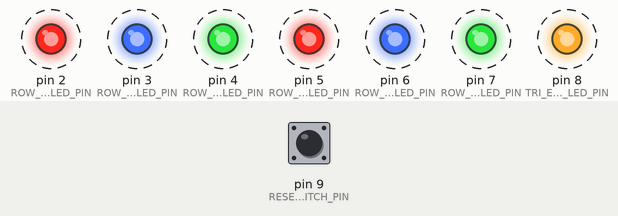
This sketch was run on a simulated Arduino Nano, built with avr-gcc and run on an emulated ATmega328P. Parts: output pins drawn as LEDs (lit = HIGH). Dashed ring = blinking. The inputs (shaded band) are chosen by the test bench; at power-on: pin 9 (RESET_SWITCH_PIN) LOW.

Above: at 3.7 s.
3.8 s: pin 9 (RESET_SWITCH_PIN) pulled HIGH for 3.2 s
At 6.4 s:
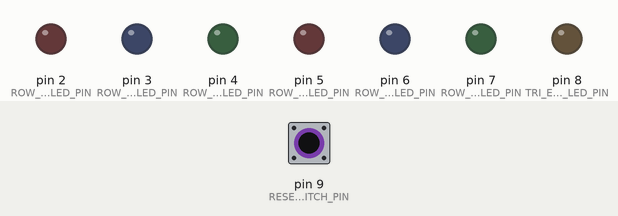
At 11.0 s:
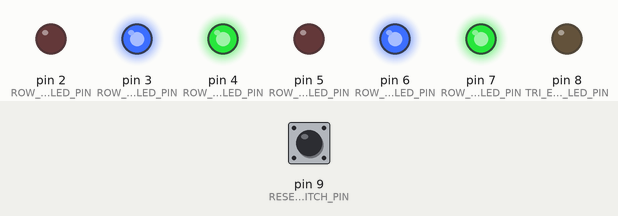
Timing chart, 0 to 12.5 s (numbered marks = the images above; inputs shaded):
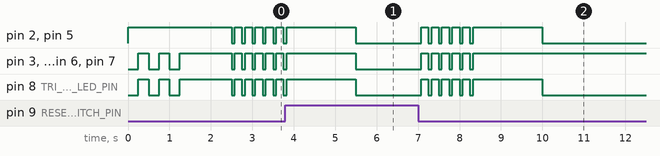

The sketch:

Pip.ino
```cpp
//
//  PIP firmware for Arduino Nano v 3.0.
//  Created by Diego J. Arévalo.
//  https://github.com/therebelagent/PIP-Droid
//  2024 v 1.0.
//

#include "PIPSetup.h"
#include "PIP.h"

IPIPSetup *pipSetup;
PIP *pip;

void setup()
{
    pipSetup = new PIPSetup();
    pip = new PIP(*pipSetup);
}

void loop()
{
    pip->update();
}
```

ILED.h
```cpp
//
//  PIP firmware for Arduino Nano v 3.0.
//  Created by Diego J. Arévalo.
//  https://github.com/therebelagent/PIP-Droid
//  2024 v 1.0.
//

#ifndef ILED_h
#define ILED_h

#include <Arduino.h>

class ILED
{
public:
    ILED(uint8_t pin) : _pin(pin) {}
    virtual void turnOn() = 0;
    virtual void turnOff() = 0;
    virtual void write(int level) = 0;

protected:
    const uint8_t _pin;
};

#endif
```

IPIPRGBLEDSetup.h
```cpp
//
//  PIP firmware for Arduino Nano v 3.0.
//  Created by Diego J. Arévalo.
//  https://github.com/therebelagent/PIP-Droid
//  2024 v 1.0.
//

#ifndef IPIPRGBLEDSetup_h
#define IPIPRGBLEDSetup_h

#include <Arduino.h>

class IPIPRGBLEDSetup
{
public:
    IPIPRGBLEDSetup() {};
    virtual uint8_t getRedRGBLEDPin() = 0;
    virtual uint8_t getBlueRGBLEDPin() = 0;
    virtual uint8_t getGreenRGBLEDPin() = 0;
    virtual bool getRGBLEDCommonCathode() = 0;
};

#endif
```

IPIPSetup.h
```cpp
//
//  PIP firmware for Arduino Nano v 3.0.
//  Created by Diego J. Arévalo.
//  https://github.com/therebelagent/PIP-Droid
//  2024 v 1.0.
//

#ifndef IPIPSetup_h
#define IPIPSetup_h

#include <Arduino.h>
#include "PIPRGBLEDSetup.h"

class IPIPSetup
{
public:
    IPIPSetup() {};
    virtual PIPRGBLEDSetup getRowAPIPRGBLEDSetup() = 0;
    virtual PIPRGBLEDSetup getRowBPIPRGBLEDSetup() = 0;
    virtual uint8_t geTriEyeLEDPin() = 0;
    virtual uint8_t getResetSwitchPin() = 0;
};

#endif
```

IRGBLED.h
```cpp
//
//  PIP firmware for Arduino Nano v 3.0.
//  Created by Diego J. Arévalo.
//  https://github.com/therebelagent/PIP-Droid
//  2024 v 1.0.
//

#ifndef IRGBLED_h
#define IRGBLED_h

class IRGBLED
{
public:
    IRGBLED(uint8_t redPin, uint8_t greenPin, uint8_t bluePin, bool commonCathode){};
    virtual void redTurnOn() = 0;
    virtual void redTurnOff() = 0;
    virtual void greenTurnOn() = 0;
    virtual void greenTurnOff() = 0;
    virtual void blueTurnOn() = 0;
    virtual void blueTurnOff() = 0;
    virtual void turnOff() = 0;
};

#endif
```

LED.cpp
```cpp
//
//  PIP firmware for Arduino Nano v 3.0.
//  Created by Diego J. Arévalo.
//  https://github.com/therebelagent/PIP-Droid
//  2024 v 1.0.
//

#include "LED.h"

LED::LED(uint8_t pin) : ILED(pin)
{
    pinMode(_pin, OUTPUT);
}

void LED::turnOn() { digitalWrite(_pin, HIGH); }

void LED::turnOff() { digitalWrite(_pin, LOW); }

void LED::write(int level) { digitalWrite(_pin, level); }
```

LED.h
```cpp
//
//  PIP firmware for Arduino Nano v 3.0.
//  Created by Diego J. Arévalo.
//  https://github.com/therebelagent/PIP-Droid
//  2024 v 1.0.
//

#ifndef LED_h
#define LED_h

#include "ILED.h"

class LED : public ILED
{
public:
    LED(uint8_t pin);
    void turnOn();
    void turnOff();
    void write(int level);
};

#endif
```

PIP.cpp
```cpp
//
//  PIP firmware for Arduino Nano v 3.0.
//  Created by Diego J. Arévalo.
//  https://github.com/therebelagent/PIP-Droid
//  2024 v 1.0.
//

#include "PIP.h"

PIP::PIP(IPIPSetup &pipSetup)
{
    _PIPSetup = &pipSetup;
    _PIPEyeController = new PIPEyeController(*_PIPSetup);
    pinMode(_PIPSetup->getResetSwitchPin(), INPUT);
    runDiagnostic();
}

void PIP::runDiagnostic()
{
    _PIPEyeController->setOperationalMode(OperationalMode::Diagnostic);
    for (int counter = 1; counter <= 3; counter++)
    {
        _PIPEyeController->blink(250);
    }
    delay(1000);
}

void PIP::run()
{
    if (_PIPEyeController->getOperationalMode() != OperationalMode::Normal)
    {
        _PIPEyeController->setOperationalMode(OperationalMode::Normal);
        _PIPEyeController->turnOn();
    }
}

void PIP::factoryReset()
{
    if (_PIPEyeController->getOperationalMode() != OperationalMode::FactoryReset)
    {
        _PIPEyeController->setOperationalMode(OperationalMode::Normal);
        for (int counter = 1; counter <= 6; counter++)
        {
            _PIPEyeController->blink(75);
            delay(100);
        }
        delay(1500);
        _PIPEyeController->setOperationalMode(OperationalMode::FactoryReset);
        _PIPEyeController->turnOn();
    }
}

void PIP::update()
{
    int value = digitalRead(_PIPSetup->getResetSwitchPin());
    if (value == LOW)
    {
        factoryReset();
    }
    else
    {
        run();
    }
}
```

PIP.h
```cpp
//
//  PIP firmware for Arduino Nano v 3.0.
//  Created by Diego J. Arévalo.
//  https://github.com/therebelagent/PIP-Droid
//  2024 v 1.0.
//

#ifndef PIP_h
#define PIP_h

#include "PIPSetup.h"
#include "PIPEyeController.h"

class PIP
{
public:
    PIP(IPIPSetup &PIPSetup);
    void runDiagnostic();
    void run();
    void factoryReset();
    void update();

protected:
    IPIPSetup *_PIPSetup;
    PIPEyeController *_PIPEyeController;
};

#endif
```

PIPEyeController.cpp
```cpp
//
//  PIP firmware for Arduino Nano v 3.0.
//  Created by Diego J. Arévalo.
//  https://github.com/therebelagent/PIP-Droid
//  2024 v 1.0.
//

#include "PIPEyeController.h"

PIPEyeController::PIPEyeController(IPIPSetup &pipSetup)
{
    _rowAPIPRGBLED = new PIPRGBLED(pipSetup.getRowAPIPRGBLEDSetup().getRedRGBLEDPin(), pipSetup.getRowAPIPRGBLEDSetup().getBlueRGBLEDPin(), pipSetup.getRowAPIPRGBLEDSetup().getGreenRGBLEDPin(), pipSetup.getRowAPIPRGBLEDSetup().getRGBLEDCommonCathode());
    _rowBPIPRGBLED = new PIPRGBLED(pipSetup.getRowBPIPRGBLEDSetup().getRedRGBLEDPin(), pipSetup.getRowBPIPRGBLEDSetup().getBlueRGBLEDPin(), pipSetup.getRowBPIPRGBLEDSetup().getGreenRGBLEDPin(), pipSetup.getRowBPIPRGBLEDSetup().getRGBLEDCommonCathode());
    _triEyeLED = new LED(pipSetup.geTriEyeLEDPin());
}

void PIPEyeController::setOperationalMode(OperationalMode operationalMode) { _operationalMode = operationalMode; }

OperationalMode PIPEyeController::getOperationalMode() { return _operationalMode; }

void PIPEyeController::turnOn()
{
    _triEyeLED->turnOff();
    switch (_operationalMode)
    {
    case OperationalMode::Diagnostic:
        _rowAPIPRGBLED->cyanTurnOn();
        _rowBPIPRGBLED->cyanTurnOn();
        break;
    case OperationalMode::Normal:
        _rowAPIPRGBLED->whiteTurnOn();
        _rowBPIPRGBLED->whiteTurnOn();
        break;
    case OperationalMode::FactoryReset:
        _rowAPIPRGBLED->redTurnOn();
        _rowBPIPRGBLED->redTurnOn();
        break;
    }
}

void PIPEyeController::turnOff()
{
    _rowAPIPRGBLED->turnOff();
    _rowBPIPRGBLED->turnOff();
    _triEyeLED->turnOn();
}

void PIPEyeController::blink(int delayTime)
{
    turnOn();
    delay(delayTime);
    turnOff();
    delay(delayTime);
}
```

PIPEyeController.h
```cpp
//
//  PIP firmware for Arduino Nano v 3.0.
//  Created by Diego J. Arévalo.
//  https://github.com/therebelagent/PIP-Droid
//  2024 v 1.0.
//

#ifndef PIPEyeController_h
#define PIPEyeController_h

#include "PIPSetup.h"
#include "PIPRGBLED.h"

enum class OperationalMode
{
    Diagnostic = 0,
    Normal = 2,
    FactoryReset = 4,
};

class PIPEyeController
{
public:
    PIPEyeController(IPIPSetup &pipSetup);
    void setOperationalMode(OperationalMode operationalMode);
    OperationalMode getOperationalMode();
    void turnOn();
    void turnOff();
    void blink(int delayTime);

protected:
    OperationalMode _operationalMode;
    PIPRGBLED *_rowAPIPRGBLED;
    PIPRGBLED *_rowBPIPRGBLED;
    LED *_triEyeLED;
};

#endif
```

PIPRGBLED.cpp
```cpp
//
//  PIP firmware for Arduino Nano v 3.0.
//  Created by Diego J. Arévalo.
//  https://github.com/therebelagent/PIP-Droid
//  2024 v 1.0.
//

#include <Arduino.h>
#include "PIPRGBLED.h"

PIPRGBLED::PIPRGBLED(uint8_t redPin, uint8_t greenPin, uint8_t bluePin, bool commonCathode) : RGBLED(redPin, greenPin, bluePin, commonCathode) {}

void PIPRGBLED::cyanTurnOn()
{
    RGBLED::blueTurnOn();
    RGBLED::greenTurnOn();
    RGBLED::redTurnOff();
}

void PIPRGBLED::whiteTurnOn()
{
    RGBLED::blueTurnOn();
    RGBLED::greenTurnOn();
    RGBLED::redTurnOn();
}

void PIPRGBLED::redTurnOn()
{
    RGBLED::redTurnOn();
    RGBLED::blueTurnOff();
    RGBLED::greenTurnOff();
}
```

PIPRGBLED.h
```cpp
//
//  PIP firmware for Arduino Nano v 3.0.
//  Created by Diego J. Arévalo.
//  https://github.com/therebelagent/PIP-Droid
//  2024 v 1.0.
//

#ifndef PIPRGBLED_h
#define PIPRGBLED_h

#include "RGBLED.h"
#include "LED.h"

class PIPRGBLED : public RGBLED
{
public:
    PIPRGBLED(uint8_t redPin, uint8_t greenPin, uint8_t bluePin, bool commonCathode);
    void cyanTurnOn();
    void whiteTurnOn();
    void redTurnOn();
};

#endif
```

PIPRGBLEDSetup.cpp
```cpp
//
//  PIP firmware for Arduino Nano v 3.0.
//  Created by Diego J. Arévalo.
//  https://github.com/therebelagent/PIP-Droid
//  2024 v 1.0.
//

#include "PIPRGBLEDSetup.h"

PIPRGBLEDSetup::PIPRGBLEDSetup(uint8_t redRGBLEDPin, uint8_t blueRGBLEDPin, uint8_t greenRGBLEDPin, bool rgbLEDCommonCathode)
{
    _redRGBLEDPin = redRGBLEDPin;
    _blueRGBLEDPin = blueRGBLEDPin;
    _greenRGBLEDPin = greenRGBLEDPin;
    _rgbLEDCommonCathode = rgbLEDCommonCathode;
}

uint8_t PIPRGBLEDSetup::getRedRGBLEDPin() { return _redRGBLEDPin; }

uint8_t PIPRGBLEDSetup::getBlueRGBLEDPin() { return _blueRGBLEDPin; }

uint8_t PIPRGBLEDSetup::getGreenRGBLEDPin() { return _greenRGBLEDPin; }

bool PIPRGBLEDSetup::getRGBLEDCommonCathode() { return _rgbLEDCommonCathode; }
```

PIPRGBLEDSetup.h
```cpp
//
//  PIP firmware for Arduino Nano v 3.0.
//  Created by Diego J. Arévalo.
//  https://github.com/therebelagent/PIP-Droid
//  2024 v 1.0.
//

#ifndef PIPRGBLEDSetup_h
#define PIPRGBLEDSetup_h

#include <Arduino.h>
#include "IPIPRGBLEDSetup.h"

class PIPRGBLEDSetup : public IPIPRGBLEDSetup
{
public:
    PIPRGBLEDSetup(uint8_t redRGBLEDPin, uint8_t blueRGBLEDPin, uint8_t greenRGBLEDPin, bool rgbLEDCommonCathode);
    uint8_t getRedRGBLEDPin();
    uint8_t getBlueRGBLEDPin();
    uint8_t getGreenRGBLEDPin();
    bool getRGBLEDCommonCathode();

protected:
    uint8_t _redRGBLEDPin;
    uint8_t _blueRGBLEDPin;
    uint8_t _greenRGBLEDPin;
    bool _rgbLEDCommonCathode;
};
#endif
```

PIPSetup.cpp
```cpp
//
//  PIP firmware for Arduino Nano v 3.0.
//  Created by Diego J. Arévalo.
//  https://github.com/therebelagent/PIP-Droid
//  2024 v 1.0.
//

#include "PIPSetup.h"

PIPSetup::PIPSetup()
{
    _rowAPIPRGBLEDSetup = new PIPRGBLEDSetup(ROW_A_RED_RGBLED_PIN, ROW_A_BLUE_RGBLED_PIN, ROW_A_GREEN_RGBLED_PIN, ROW_A_COMMON_CATHODE);
    _rowBPIPRGBLEDSetup = new PIPRGBLEDSetup(ROW_B_RED_RGBLED_PIN, ROW_B_BLUE_RGBLED_PIN, ROW_B_GREEN_RGBLED_PIN, ROW_B_COMMON_CATHODE);
}

PIPRGBLEDSetup PIPSetup::getRowAPIPRGBLEDSetup() { return *_rowAPIPRGBLEDSetup; }

PIPRGBLEDSetup PIPSetup::getRowBPIPRGBLEDSetup() { return *_rowBPIPRGBLEDSetup; }

uint8_t PIPSetup::geTriEyeLEDPin() { return TRI_EYE_LED_PIN; }

uint8_t PIPSetup::getResetSwitchPin() { return RESET_SWITCH_PIN; }
```

PIPSetup.h
```cpp
//
//  PIP firmware for Arduino Nano v 3.0.
//  Created by Diego J. Arévalo.
//  https://github.com/therebelagent/PIP-Droid
//  2024 v 1.0.
//

#ifndef PIPSetup_h
#define PIPSetup_h

#include "IPIPSetup.h"
#include "PIPRGBLEDSetup.h"

static const uint8_t ROW_A_RED_RGBLED_PIN = 2;
static const uint8_t ROW_A_BLUE_RGBLED_PIN = 3;
static const uint8_t ROW_A_GREEN_RGBLED_PIN = 4;
static const bool ROW_A_COMMON_CATHODE = false;
static const uint8_t ROW_B_RED_RGBLED_PIN = 5;
static const uint8_t ROW_B_BLUE_RGBLED_PIN = 6;
static const uint8_t ROW_B_GREEN_RGBLED_PIN = 7;
static const bool ROW_B_COMMON_CATHODE = false;
static const uint8_t TRI_EYE_LED_PIN = 8;
static const uint8_t RESET_SWITCH_PIN = 9;

class PIPSetup : public IPIPSetup
{
public:
    PIPSetup();
    PIPRGBLEDSetup getRowAPIPRGBLEDSetup();
    PIPRGBLEDSetup getRowBPIPRGBLEDSetup();
    uint8_t geTriEyeLEDPin();
    uint8_t getResetSwitchPin();

protected:
    PIPRGBLEDSetup *_rowAPIPRGBLEDSetup;
    PIPRGBLEDSetup *_rowBPIPRGBLEDSetup;
};

#endif
```

RGBLED.cpp
```cpp
//
//  PIP firmware for Arduino Nano v 3.0.
//  Created by Diego J. Arévalo.
//  https://github.com/therebelagent/PIP-Droid
//  2024 v 1.0.
//

#include <Arduino.h>
#include "RGBLED.h"

RGBLED::RGBLED(uint8_t redPin, uint8_t greenPin, uint8_t bluePin, bool commonCathode) : IRGBLED(redPin, greenPin, bluePin, commonCathode)
{
    if (!commonCathode)
    {
        _levelHIGH = LOW;
        _levelLOW = HIGH;
    }
    _redLED = new LED(redPin);
    _greenLED = new LED(greenPin);
    _blueLED = new LED(bluePin);
    turnOff();
}

void RGBLED::redTurnOn() { _redLED->write(_levelHIGH); }

void RGBLED::redTurnOff() { _redLED->write(_levelLOW); }

void RGBLED::greenTurnOn() { _greenLED->write(_levelHIGH); }

void RGBLED::greenTurnOff() { _greenLED->write(_levelLOW); }

void RGBLED::blueTurnOn() { _blueLED->write(_levelHIGH); }

void RGBLED::blueTurnOff() { _blueLED->write(_levelLOW); }

void RGBLED::turnOff()
{
    _redLED->write(_levelLOW);
    _greenLED->write(_levelLOW);
    _blueLED->write(_levelLOW);
}
```

RGBLED.h
```cpp
//
//  PIP firmware for Arduino Nano v 3.0.
//  Created by Diego J. Arévalo.
//  https://github.com/therebelagent/PIP-Droid
//  2024 v 1.0.
//

#ifndef RGBLED_h
#define RGBLED_h

#include "IRGBLED.h"
#include "LED.h"

class RGBLED : public IRGBLED
{
public:
    RGBLED(uint8_t redPin, uint8_t greenPin, uint8_t bluePin, bool commonCathode);
    void redTurnOn();
    void redTurnOff();
    void greenTurnOn();
    void greenTurnOff();
    void blueTurnOn();
    void blueTurnOff();
    void turnOff();

protected:
    int _levelHIGH = HIGH;
    int _levelLOW = LOW;
    ILED *_redLED;
    ILED *_greenLED;
    ILED *_blueLED;
};

#endif
```
